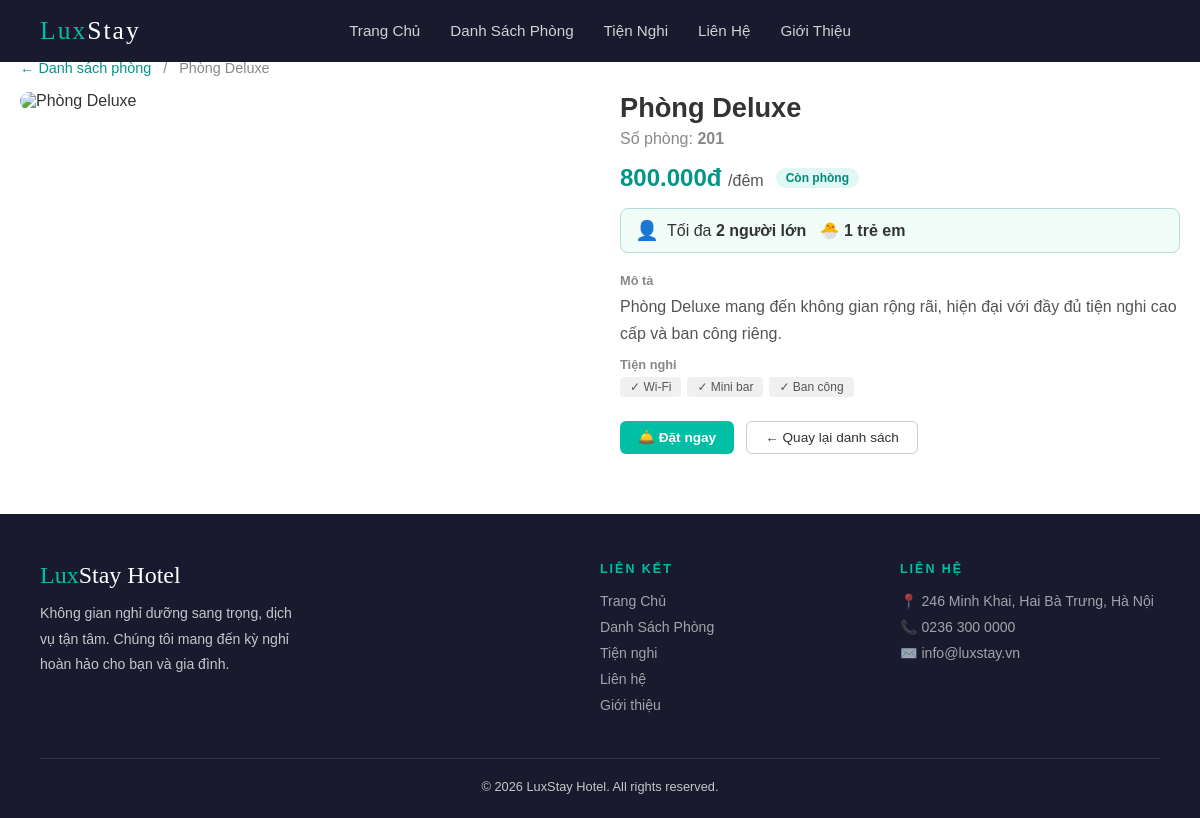
The app's page /public/index.php?action=room-detail&room_id=3 with its own data.
### tables this page shows
CREATE TABLE rooms (
    id               INT AUTO_INCREMENT PRIMARY KEY,
    room_number      VARCHAR(20)    NOT NULL UNIQUE,
    type             VARCHAR(50)    NOT NULL,
    price_per_night  DECIMAL(10,2)  NOT NULL,
    max_guests       INT            NOT NULL,
    max_adults       INT            NOT NULL DEFAULT 2,
    max_children     INT            NOT NULL DEFAULT 0,
    amenities        TEXT,
    is_active        TINYINT(1)     NOT NULL DEFAULT 1 
);

### core/Database.php (called while the page is built, shortened)
<?php
class Database {
    private static ?PDO $instance = null;
    public static function getConnection(): PDO {
        if (self::$instance === null) {
            $dsn = "mysql:host=" . DB_HOST . ";port=" . DB_PORT . ";dbname=" . DB_NAME . ";charset=utf8mb4";
            try {
                self::$instance = new PDO($dsn, DB_USER, DB_PASS);
                self::$instance->setAttribute(PDO::ATTR_ERRMODE, PDO::ERRMODE_EXCEPTION);
            } catch (PDOException $e) {
                die("Database connection failed: " . $e->getMessage());
            }
        }
        return self::$instance;
    }
}

### app/services/BookingService.php (called while the page is built, shortened)
<?php
require_once ROOT_PATH . '/core/Database.php';
require_once ROOT_PATH . '/app/models/Room.php';
class BookingService
{
    private PDO $db;
    public function __construct()
    {
        $this->db = Database::getConnection();
    }
    public function findRoomById(int $roomId): Room
    {
        $stmt = $this->db->prepare("SELECT * FROM rooms WHERE id = :id LIMIT 1");
        $stmt->execute([':id' => $roomId]);
        $row = $stmt->fetch(PDO::FETCH_ASSOC);
        return Room::fromDB($row);
    }
}

### app/models/Room.php (called while the page is built, shortened)
<?php
class Room
{
    private int    $id;
    private string $roomNumber;
    private string $type;
    private float  $pricePerNight;
    private int    $maxAdults;
    private int    $maxChildren;
    private bool   $isActive;
    private array  $amenities;
    public function __construct(
        int    $id,
        string $roomNumber,
        string $type,
        float  $pricePerNight,
        int    $maxGuests,
        bool   $isActive = true,
        array  $amenities = [],
        int    $maxAdults = 2,
        int    $maxChildren = 0
    ) {
        $this->id            = $id;
        $this->roomNumber    = $roomNumber;
        $this->type          = $type;
        $this->pricePerNight = $pricePerNight;
        $this->isActive      = $isActive;
        $this->amenities     = $amenities;
        $this->maxAdults     = $maxAdults;
        $this->maxChildren   = $maxChildren;
    }
    public function getId(): int              { return $this->id; }
    public function getRoomNumber(): string   { return $this->roomNumber; }
    public function getType(): string         { return $this->type; }
    public function getPricePerNight(): float { return $this->pricePerNight; }
    public function getMaxAdults(): int       { return $this->maxAdults; }
    public function getMaxChildren(): int     { return $this->maxChildren; }
    public function getAmenities(): array     { return $this->amenities; }
    public function isActive(): bool
    {
        return $this->isActive;
    }
    public static function fromDB(array $row): self
    {
        $amenities = [];
        if (!empty($row['amenities'])) {
            $decoded = json_decode($row['amenities'], true);
            if (is_array($decoded)) {
                $amenities = $decoded;
            }
        }
        return new self(
            (int)   $row['id'],
                    $row['room_number'],
                    $row['type'],
            (float) $row['price_per_night'],
            (int)   $row['max_guests'],
            (bool)  $row['is_active'],
                    $amenities,
            (int)  ($row['max_adults']   ?? 2),
            (int)  ($row['max_children'] ?? 0)
        );
    }
}

### app/views/data.php (called while the page is built)
<?php
function getRoomImageUrl(string $type, int $width = 400, int $height = 200): string {
    $photos = [
        'Standard'           => 'https://images.pexels.com/photos/271618/pexels-photo-271618.jpeg',
        'Standard Twin'      => 'https://images.pexels.com/photos/164595/pexels-photo-164595.jpeg',
        'Deluxe'             => 'https://images.pexels.com/photos/1579253/pexels-photo-1579253.jpeg',
        'Deluxe Sea View'    => 'https://images.pexels.com/photos/2373201/pexels-photo-2373201.jpeg',
        'Suite'              => 'https://images.pexels.com/photos/262048/pexels-photo-262048.jpeg',
        'Suite Family'       => 'https://images.pexels.com/photos/1454806/pexels-photo-1454806.jpeg',
        'Presidential Suite' => 'https://images.pexels.com/photos/1743229/pexels-photo-1743229.jpeg',
        'Economy'            => 'https://images.pexels.com/photos/279746/pexels-photo-279746.jpeg',
        'Economy Twin'       => 'https://images.pexels.com/photos/237371/pexels-photo-237371.jpeg',
        'Business'           => 'https://images.pexels.com/photos/2029694/pexels-photo-2029694.jpeg',
        'Business Deluxe'    => 'https://images.pexels.com/photos/1743231/pexels-photo-1743231.jpeg',
        'Luxury'             => 'https://images.pexels.com/photos/1457842/pexels-photo-1457842.jpeg',
        'Luxury Sea View'    => 'https://images.pexels.com/photos/261102/pexels-photo-261102.jpeg',
        'Penthouse'          => 'https://images.pexels.com/photos/2869215/pexels-photo-2869215.jpeg',
        'Single Room'        => 'https://images.pexels.com/photos/271619/pexels-photo-271619.jpeg',
        'Double Room'        => 'https://images.pexels.com/photos/271624/pexels-photo-271624.jpeg',
        'Triple Room'        => 'https://images.pexels.com/photos/210265/pexels-photo-210265.jpeg',
        'Quad Room'          => 'https://images.pexels.com/photos/1648776/pexels-photo-1648776.jpeg',
        'Family Room'        => 'https://images.pexels.com/photos/1080721/pexels-photo-1080721.jpeg',
    ];
    $url = $photos[$type] ?? 'https://images.pexels.com/photos/271618/pexels-photo-271618.jpeg';
    return $url . "?auto=compress&cs=tinysrgb&w={$width}&h={$height}&fit=crop";
}

### app/views/room/room-detail.php (the view, shortened to what this page needs)
<?php include ROOT_PATH . '/app/views/layout/header.php'; ?>
<?php
require_once ROOT_PATH . '/app/views/data.php';
$descMap = [
    'Standard'         => 'Phòng tiêu chuẩn với đầy đủ tiện nghi cơ bản, phù hợp cho khách công tác hoặc du lịch ngắn ngày.',
    'Standard Twin'    => 'Phòng tiêu chuẩn với 2 giường đơn, lý tưởng cho 2 người đi cùng nhau.',
    'Deluxe'           => 'Phòng Deluxe mang đến không gian rộng rãi, hiện đại với đầy đủ tiện nghi cao cấp và ban công riêng.',
    'Deluxe Sea View'  => 'Phòng Deluxe với tầm nhìn hướng biển tuyệt đẹp, không gian sang trọng và tiện nghi đẳng cấp.',
    'Suite'            => 'Phòng Suite sang trọng với phòng khách riêng biệt, bồn tắm cao cấp và dịch vụ hàng đầu.',
    'Suite Family'     => 'Phòng Suite gia đình rộng lớn với khu vực vui chơi cho trẻ em, phù hợp cho cả gia đình.',
    'Presidential Suite' => 'Phòng tổng thống đẳng cấp nhất với butler phục vụ 24/7, hồ tắm riêng và tầm nhìn toàn thành phố.',
    'Economy'          => 'Phòng Economy tiết kiệm với các tiện nghi cần thiết, lựa chọn tốt cho ngân sách hợp lý.',
    'Economy Twin'     => 'Phòng Economy với 2 giường đơn, tối ưu chi phí cho 2 người.',
    'Business'         => 'Phòng Business được thiết kế tối ưu cho khách công tác với bàn làm việc rộng và két an toàn.',
    'Business Deluxe'  => 'Phòng Business Deluxe nâng cấp với không gian làm việc chuyên nghiệp và phòng tắm đứng cao cấp.',
    'Luxury'           => 'Phòng Luxury với nội thất cao cấp, sàn gỗ sang trọng và ban công rộng ngắm thành phố.',
    'Luxury Sea View'  => 'Phòng Luxury hướng biển, kết hợp nội thất đẳng cấp cùng tầm nhìn đại dương thơ mộng.',
    'Penthouse'        => 'Penthouse độc quyền tại tầng cao nhất với hồ bơi riêng, sân thượng và trải nghiệm xa hoa tột đỉnh.',
    'Single Room'      => 'Phòng đơn ấm cúng, tiện lợi dành cho khách đi một mình.',
    'Double Room'      => 'Phòng đôi lãng mạn với giường đôi lớn và bàn trang điểm, phù hợp cho cặp đôi.',
    'Triple Room'      => 'Phòng ba giường đơn, tiện lợi cho nhóm bạn hoặc gia đình nhỏ.',
    'Quad Room'        => 'Phòng 4 giường rộng rãi, phù hợp nhất cho gia đình hoặc nhóm bạn.',
    'Family Room'      => 'Phòng gia đình ấm cúng với không gian sinh hoạt chung và giường cho cả bố mẹ lẫn con cái.',
];
$type      = $room->getType();
$amenities = $room->getAmenities();
$desc      = $descMap[$type] ?? 'Phòng tiện nghi với đầy đủ các dịch vụ hiện đại.';
?>
<main>
    <section class="section-rooms">
        <div class="container">
            <div style="margin-bottom:16px; font-size:0.9rem; color:#888;">
                <a href="?action=rooms" style="color:#009688; text-decoration:none;">← Danh sách phòng</a>
                <span style="margin: 0 8px;">/</span>
                <span>Phòng <?= htmlspecialchars($type) ?></span>
            </div>
            <div class="room-detail-layout">
                <div class="room-detail-img">
                <img src="<?= getRoomImageUrl($type, 800, 500) ?>"
                 alt="Phòng <?= htmlspecialchars($type) ?>"
                 style="width:100%; border-radius:12px; object-fit:cover; max-height:420px;">
                </div>
                <div class="room-detail-info">
                    <h2 style="font-size:1.7rem; margin-bottom:6px;">
                        Phòng <?= htmlspecialchars($type) ?>
                    </h2>
                    <p style="color:#888; margin-bottom:16px;">Số phòng: <strong><?= htmlspecialchars($room->getRoomNumber()) ?></strong></p>
                    <div style="display:flex; align-items:center; gap:12px; flex-wrap:wrap; margin-bottom:16px;">
                        <span style="font-size:1.5rem; font-weight:700; color:#009688;">
                            <?= number_format($room->getPricePerNight(), 0, ',', '.') ?>đ
                            <span style="font-size:1rem; font-weight:400; color:#555;">/đêm</span>
                        </span>
                        <?php if ($room->isActive()): ?>
                            <span class="badge green">Còn phòng</span>
                        <?php else: ?>
                            <span class="badge" style="background:#fee2e2;color:#dc2626;">Hết phòng</span>
                        <?php endif; ?>
                    </div>
                    <div style="display:flex; align-items:center; gap:8px; margin-bottom:20px;
                                padding:10px 14px; background:#f0fdf9; border-radius:8px; border:1px solid #b2dfdb;">
                        <span style="font-size:1.2rem;">👤</span>
                        <span>Tối đa <strong><?= $room->getMaxAdults() ?> người lớn</strong> &nbsp;
                        🐣 <strong><?= $room->getMaxChildren() ?> trẻ em</strong></span>
                    </div>
                    <div class="card-info">
                        <div class="info-title">Mô tả</div>
                        <p style="color:#555; line-height:1.7;"><?= htmlspecialchars($desc) ?></p>
                    </div>
                    <div class="card-info">
                        <div class="info-title">Tiện nghi</div>
                        <div class="tag-list">
                            <?php foreach ($amenities as $item): ?>
                                <span class="tag">✓ <?= htmlspecialchars($item) ?></span>
                            <?php endforeach; ?>
                        </div>
                    </div>
                    <div class="card-actions" style="margin-top:24px; display:flex; gap:12px; flex-wrap:wrap;">
                        <?php if ($room->isActive()): ?>
                            <a href="?action=booking&room_id=<?= $room->getId() ?>" class="btn-book"
                               style="text-decoration:none; display:inline-block;">
                                🛎️ Đặt ngay
                            </a>
                        <?php endif; ?>
                        <a href="?action=rooms" class="btn-detail">← Quay lại danh sách</a>
                    </div>
                </div>
            </div>
        </div>
    </section>
</main>
<?php include ROOT_PATH . '/app/views/layout/footer.php'; ?>

### public/css/style.css (style rules this page uses)
* { margin: 0; padding: 0; box-sizing: border-box; }
body { font-family: 'Nunito', sans-serif; color: #333; background: #fff; }
a { text-decoration: none; color: inherit; }
img { display: block; width: 100%; }
:root { --xanh: #00bfa5; --cam: #f5a623; --toi: #1a1a2e; --xam: #f7f7f7; --vien: #e0e0e0; }
.container { max-width: 1200px; margin: 0 auto; padding: 0 20px; }
.section-rooms { padding: 60px 0; background: #fff; }
.badge { font-size: 0.75rem; font-weight: 700; padding: 3px 10px; border-radius: 20px; }
.badge.green { background: #e0f7f4; color: #00897b; }
.card-info { margin-bottom: 10px; }
.info-title { font-size: 0.8rem; font-weight: 700; color: #888; margin-bottom: 5px; }
.tag-list { display: flex; flex-wrap: wrap; gap: 6px; }
.tag { background: #f0f0f0; color: #555; font-size: 0.75rem; padding: 3px 10px; border-radius: 4px; }
.card-actions { display: flex; gap: 10px; margin-top: 14px; }
.btn-book { background: var(--xanh); color: #fff; padding: 8px 18px; border-radius: 6px; font-size: 0.85rem; font-weight: 700; border: none; cursor: pointer; transition: opacity 0.2s; }
.btn-detail { padding: 8px 18px; border: 1px solid #ccc; border-radius: 6px; font-size: 0.85rem; color: #333; transition: border-color 0.2s; }
.room-detail-layout { display: grid; grid-template-columns: 1fr 1fr; gap: 40px; align-items: start; }

### records on screen
rooms: type "Deluxe", room_number "201", price_per_night "800.000", max_adults "2", is_active "1", type "Phòng Deluxe mang đến không gian rộng rãi, hiện đại với đầy đủ tiện nghi cao cấp và ban công riêng."

### other values on screen
$item "Wi-Fi"
$item "Mini bar"
$item "Ban công"
